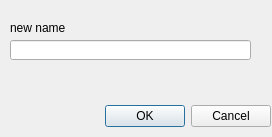
<?xml version="1.0" encoding="UTF-8"?>
<ui version="4.0">
 <class>delete_dialog</class>
 <widget class="QDialog" name="delete_dialog">
  <property name="enabled">
   <bool>true</bool>
  </property>
  <property name="geometry">
   <rect>
    <x>0</x>
    <y>0</y>
    <width>272</width>
    <height>137</height>
   </rect>
  </property>
  <property name="windowTitle">
   <string>Dialog</string>
  </property>
  <widget class="QDialogButtonBox" name="buttonBox">
   <property name="geometry">
    <rect>
     <x>-70</x>
     <y>100</y>
     <width>341</width>
     <height>32</height>
    </rect>
   </property>
   <property name="orientation">
    <enum>Qt::Horizontal</enum>
   </property>
   <property name="standardButtons">
    <set>QDialogButtonBox::Cancel|QDialogButtonBox::Ok</set>
   </property>
  </widget>
  <widget class="QLabel" name="fileNameLabel">
   <property name="geometry">
    <rect>
     <x>10</x>
     <y>20</y>
     <width>61</width>
     <height>16</height>
    </rect>
   </property>
   <property name="text">
    <string>new name</string>
   </property>
  </widget>
  <widget class="QLineEdit" name="fileName">
   <property name="geometry">
    <rect>
     <x>10</x>
     <y>40</y>
     <width>241</width>
     <height>20</height>
    </rect>
   </property>
  </widget>
  <widget class="QLabel" name="feedback">
   <property name="geometry">
    <rect>
     <x>30</x>
     <y>70</y>
     <width>231</width>
     <height>21</height>
    </rect>
   </property>
   <property name="text">
    <string/>
   </property>
  </widget>
 </widget>
 <resources/>
 <connections>
  <connection>
   <sender>buttonBox</sender>
   <signal>accepted()</signal>
   <receiver>delete_dialog</receiver>
   <slot>accept()</slot>
   <hints>
    <hint type="sourcelabel">
     <x>248</x>
     <y>254</y>
    </hint>
    <hint type="destinationlabel">
     <x>157</x>
     <y>274</y>
    </hint>
   </hints>
  </connection>
  <connection>
   <sender>buttonBox</sender>
   <signal>rejected()</signal>
   <receiver>delete_dialog</receiver>
   <slot>reject()</slot>
   <hints>
    <hint type="sourcelabel">
     <x>316</x>
     <y>260</y>
    </hint>
    <hint type="destinationlabel">
     <x>286</x>
     <y>274</y>
    </hint>
   </hints>
  </connection>
 </connections>
</ui>
